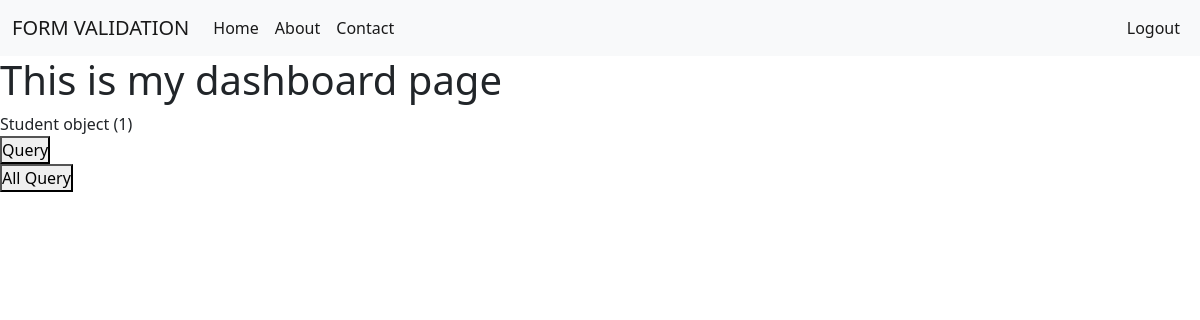
Page /allquery/1/ on the earlier database version.
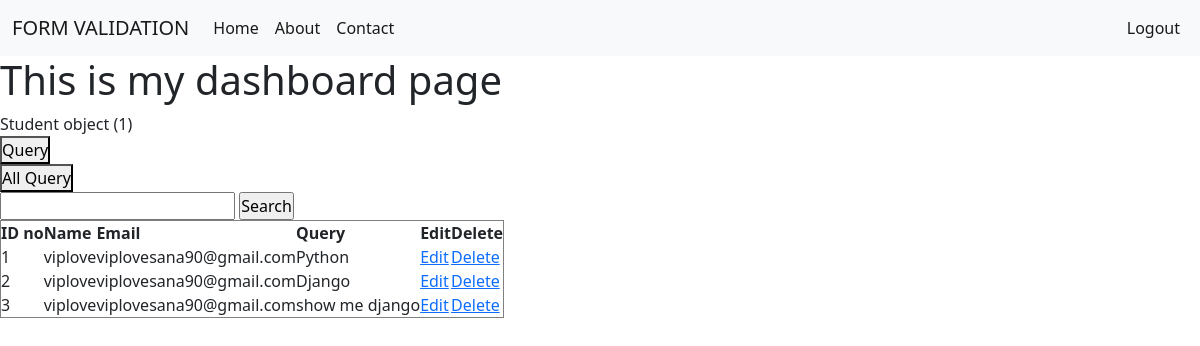
Same page on the later database version.
### myapp/models.py (models this page shows)
class Student(models.Model):
    name=models.CharField(max_length=30)
    email=models.EmailField()
    contact=models.CharField()
    dob=models.CharField()
    education=models.CharField()
    gender=models.CharField()
    password=models.CharField()
    image=models.ImageField(upload_to='images/')
    file=models.FileField(upload_to='files/')
    discription=models.CharField(null=True)

class Query(models.Model):
    name = models.CharField(max_length=50)
    email = models.EmailField()
    query = models.TextField()

### myapp/views.py (the view)
# urls.py: path('allquery/<int:pk>/',views.allquery,name='allquery'),
def allquery(req,pk):
    userdata=Student.objects.get(id=pk)
    email=userdata.email
    aquery=Query.objects.filter(email=email)
    return render(req,'dashboard.html',{'data':userdata,'aquery':aquery})

### template/dashboard.html (shortened to what this page needs)
{% extends "layout.html" %}
{% block content %}
<h1>This is my dashboard page</h1>
{{data}}
<form action="{% url 'query' pk=data.id %}" method="post">
    <button type="submit">Query</button>
</form>
<form action="{% url 'allquery' pk=data.id %}" method="post">
    <button type="submit">All Query</button>
</form>
{% if aquery %}
<form action="{% url 'search' pk=data.id %}" method="POST" >
    <input type="search" name="search">
    <input type="submit" value="Search">
</form>
<table border="1">
    <tr>
       <th>ID no</th>
       <th>Name</th>
       <th>Email</th>
       <th>Query</th>
       <th>Edit</th>
       <th>Delete</th>
    </tr>
    {% for i in aquery %}
    <tr>
           <td>{{i.id}}</td>
        <td>{{i.name}}</td>
        <td>{{i.email}}</td>
        <td>{{i.query}}</td>
        <td><a href="{% url 'edit' id=i.id pk=data.id %}">Edit</a></td>
        <td><a href="{% url 'delete' id=i.id pk=data.id %}">Delete</a></td>
    </tr>
    {% endfor %}
</table>
{% endif %}
{% endblock %}

### template/layout.html (shortened to what this page needs)
{% load static %}
<!DOCTYPE html>
<html lang="en">
<head>
    <link href="https://cdn.jsdelivr.net/npm/bootstrap@5.0.2/dist/css/bootstrap.min.css" rel="stylesheet">
    <link rel="stylesheet" href="{% static 'style.css' %}">
</head>
<body>
{% if data %}
    <nav class="navbar navbar-expand-lg navbar-light bg-light" id="nav">
  <div class="container-fluid">
    <div class="collapse navbar-collapse" id="navbarTogglerDemo01">
      <a class="navbar-brand" href="#">FORM VALIDATION</a>
      <ul class="navbar-nav me-auto mb-2 mb-lg-0">
        <li class="nav-item">
          <a class="nav-link active" aria-current="page" href="{% url 'home' %}">Home</a>
        </li>
          <li class="nav-item">
          <a class="nav-link active" aria-current="page" href="{% url 'about' %}">About</a>
        </li>
          <li class="nav-item">
          <a class="nav-link active" aria-current="page" href="{% url 'contact' %}">Contact</a>
        </li>
      </ul>
      <div>
        <ul class="navbar-nav me-auto mb-2 mb-lg-0">
          <li class="nav-item">
          <a class="nav-link active" aria-current="page" href="{% url 'logout' %}">Logout</a>
        </li>
         </ul>
      </div>
    </div>
  </div>
</nav>
{% endif %}
{% block content %}
{% endblock  %}
</body>
</html>

### static/style.css (style rules this page uses)
* { margin: 0px; padding: 0px; box-sizing: border-box; }

Differences in the rows shown:
added Query: id "1", name "viplove", email "viplovesana90@gmail.com", query "Python"
added Query: id "2", name "viplove", email "viplovesana90@gmail.com", query "Django"
added Query: id "3", name "viplove", email "viplovesana90@gmail.com", query "show me django"
Other differences:
form field value: (not shown) → "Search"
text now shown: "ID no Name Email Query Edit Delete"
